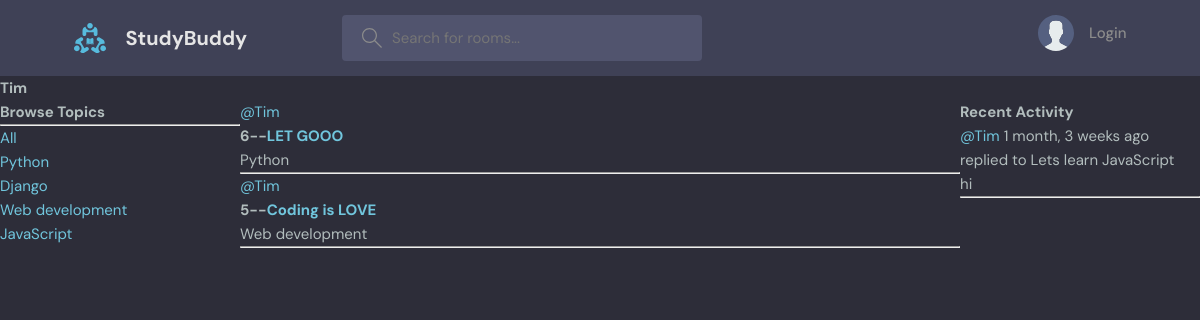
The app's page /profile/2/ with its own data.
### base/models.py (models this page shows, shortened)
class Topic(models.Model):                            #topic can have multiple rooms but a room can have only multiple topics
    name=models.CharField(max_length=200)

class Room(models.Model):
    host=models.ForeignKey(User, on_delete=models.SET_NULL, null=True)
    topic=models.ForeignKey(Topic, on_delete=models.SET_NULL, null=True)
    name=models.CharField(max_length=200)
    description=models.TextField(null=True, blank=True)    #since by default null is False
    participants=models.ManyToManyField(User, related_name='participants',blank=True)  #to be able to submit a form without having to check something
    updated=models.DateTimeField(auto_now=True)    #will take a time snap shot everytime we save the item
    created=models.DateTimeField(auto_now_add=True)    #will
    class Meta:
        ordering=['-updated','-created']    # '-' indicates descending order. Query requests will be ordered by updated field first in descending order and then created order
    def __str__(self):
        return self.name

class Message(models.Model):
    user=models.ForeignKey(User, on_delete=models.CASCADE)
    room=models.ForeignKey(Room, on_delete=models.CASCADE)  #Room being the parent class. On deletion of the parent class, all the msgs are to be deleted. This is one project to many reviews type
    body=models.TextField()
    updated=models.DateTimeField(auto_now=True)
    created=models.DateTimeField(auto_now_add=True)
    class Meta:
        ordering=['-updated','-created']
    def __str__(self):
        return self.body[0:50]

### base/views.py (the view)
# urls.py: path('profile/<str:pk>/',views.userProfile, name='user-profile'),
def userProfile(request, pk):
    user=User.objects.get(id=pk)
    rooms=user.room_set.all()
    room_messages=user.message_set.all()
    topics=Topic.objects.all()
    context={'user':user, 'rooms':rooms,'room_messages':room_messages, 'topics':topics}
    return render(request, 'base/profile.html',context)

### base/templates/base/profile.html (shortened to what this page needs)
{% extends 'main.html' %}
{% block content %}
<h1>{{user.username}}</h1>
<div class="profile-container">
    <div>
        {% include 'base/topics_component.html' %}
    </div>
    <div>
        {% include 'base/feed_component.html' %}
    </div>
    <div>
        {% include 'base/activity_component.html' %}
    </div>
</div>
{% endblock content %}

### base/templates/base/topics_component.html
<h3>Browse Topics</h3>
        <hr>
        <div>
            <a href="{% url 'home' %}">All</a>
        </div>
        {% for topic in topics %}
            <div>
            <a href="{% url 'home' %}?q={{topic.name}}">{{topic.name}}</a>
            </div>
        {% endfor %}

### base/templates/base/feed_component.html (shortened to what this page needs)
{% for room in rooms %}
        <div>
            <a href="{% url 'user-profile' room.host.id %}">@{{room.host.username}}</a>
            <h5>{{room.id}}--<a href="{% url 'room' room.id %}">{{room.name}}</a></h5>
            <small>{{room.topic.name}}</small>
            <hr>
        </div>
{% endfor %}

### base/templates/base/activity_component.html (shortened to what this page needs)
<h3>Recent Activity</h3>
        {% for message in room_messages %}
        <div>
            <small><a href="{% url 'user-profile' message.user.id %}">@{{message.user}}</a> {{ message.created|timesince}} ago</small>
            <small>replied to {{message.room}}</small>
            <p>{{message}}</p>
            <hr>
        </div>
        {% endfor %}

### static/styles/style.css (style rules this page uses)
:root { --color-main: #71c6dd; --color-main-light: #e1f6fb; --color-dark: #3f4156; --color-dark-medium: #51546e; --color-dark-light: #696d97; --color-light: #e5e5e5; --color-gray: #8b8b8b; --color-light-gray: #b2bdbd; --color-bg: #2d2d39; --color-success: #5dd693; --color-error: #fc4b0b; }
* { font-family: "DM Sans", -apple-system, BlinkMacSystemFont, "Segoe UI", Roboto, Oxygen, Ubuntu, Cantarell, "Open Sans", "Helvetica Neue", sans-serif; margin: 0; padding: 0; box-sizing: border-box; text-rendering: optimizeLegibility; font-size: inherit; }
html { font-size: 56.25%; }
@media only screen and (min-width: 1200px) { html { font-size: 62.5%; } }
body { line-height: 1.6; font-weight: 400; font-size: 1.5rem; color: var(--color-light-gray); background-color: var(--color-bg); min-height: 100vh; }
a { display: inline-block; color: var(--color-main); text-decoration: none; }

### base/templates/base/profile.html (style rules this page uses)
.profile-container { display:grid; grid-template-columns:1fr 3fr 1fr; }

### records on screen
Topic: name "Python"
Topic: name "Django"
Topic: name "Web development"
Topic: name "JavaScript"
Room: host.username "Tim", id "6", name "LET GOOO", topic.name "Python"
Room: host.username "Tim", id "5", name "Coding is LOVE", topic.name "Web development"
Message: user "Tim", created "1 month, 3 weeks", room "Lets learn JavaScript", body "hi"

### other values on screen
{{ user.username }} "Tim"
